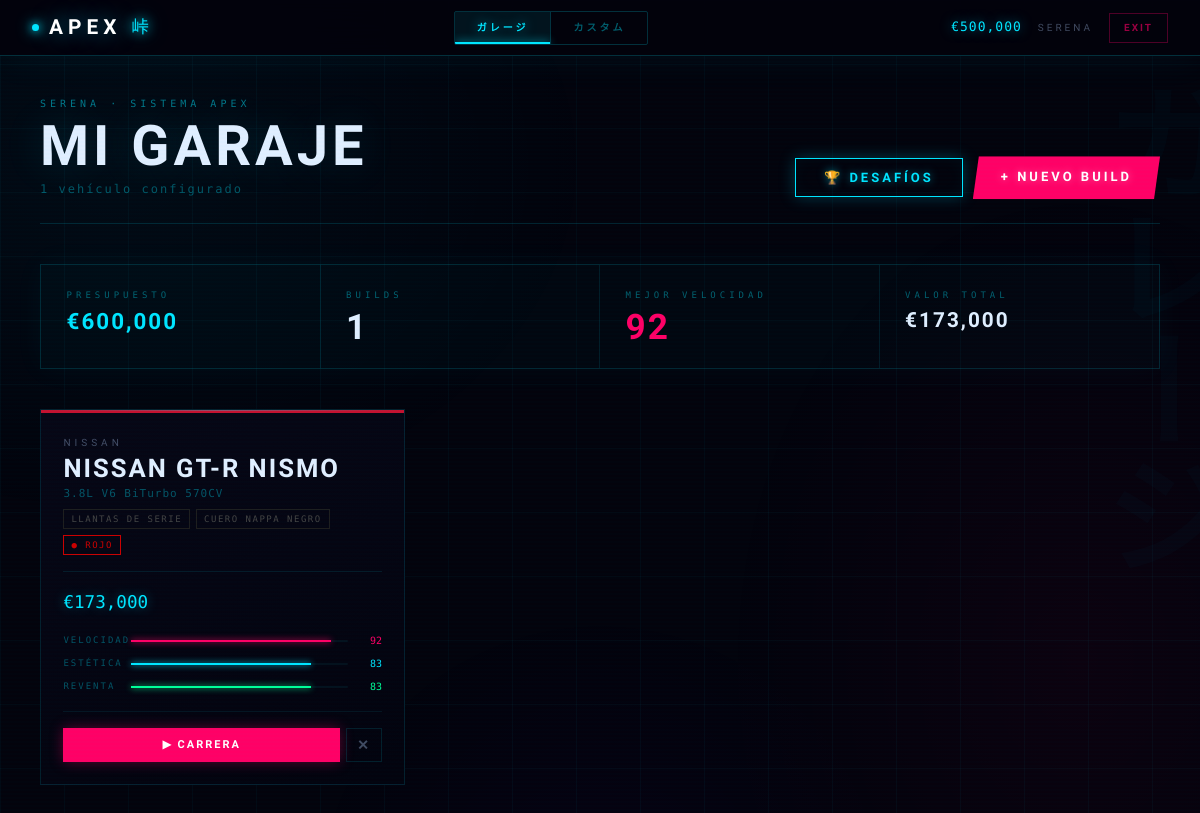
Before: /garage (signed in) with the older database file.
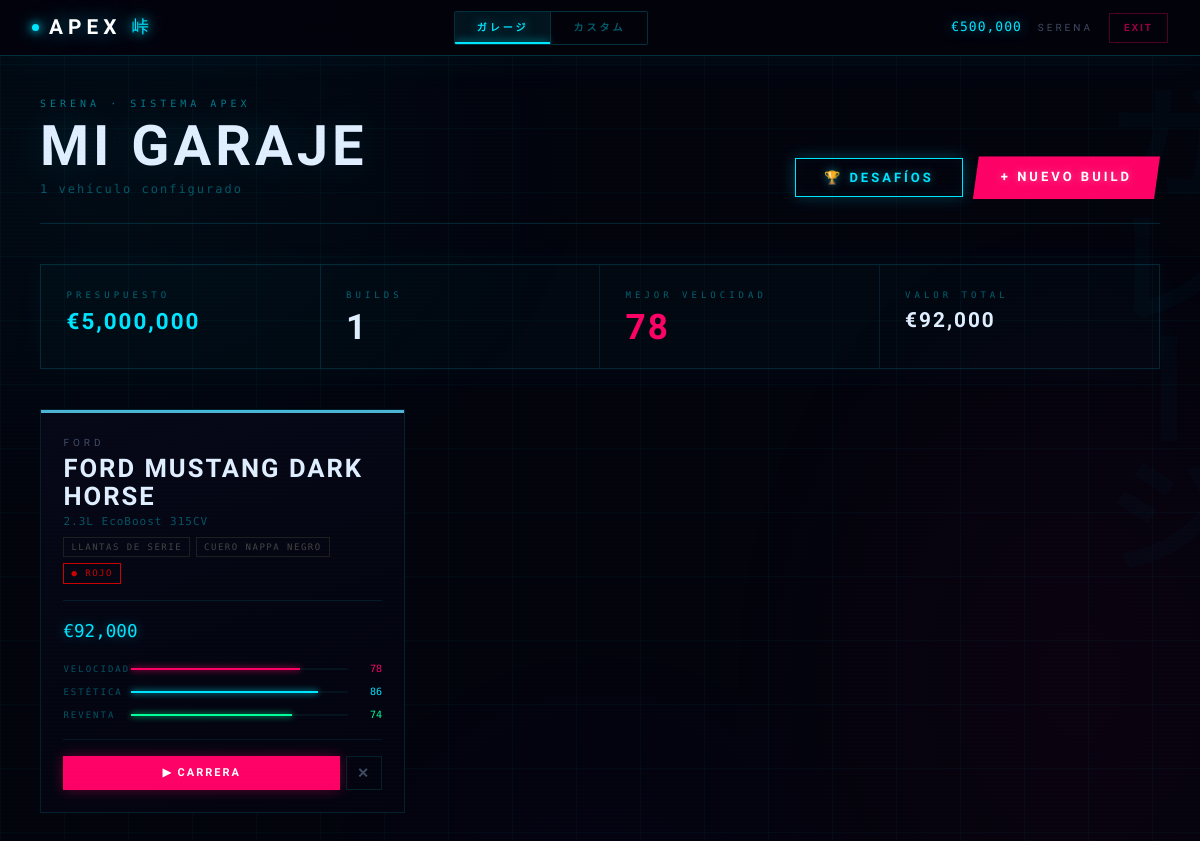
After: the same page with the newer database file.
### app.py (models this page shows)
class User(db.Model):
    id = db.Column(db.Integer, primary_key=True)
    username = db.Column(db.String(80), unique=True, nullable=False)
    email = db.Column(db.String(120), unique=True, nullable=False)
    password_hash = db.Column(db.String(200), nullable=False)
    budget = db.Column(db.Float, default=5000000.0)
    created_at = db.Column(db.DateTime, default=datetime.utcnow)
    builds = db.relationship('CarBuild', backref='user', lazy=True)

class CarBuild(db.Model):
    id = db.Column(db.Integer, primary_key=True)
    user_id = db.Column(db.Integer, db.ForeignKey('user.id'), nullable=False)
    name = db.Column(db.String(100), nullable=False)
    brand = db.Column(db.String(50))
    model = db.Column(db.String(50))
    engine = db.Column(db.String(100))
    color = db.Column(db.String(50))
    color_hex = db.Column(db.String(10))
    wheel_id = db.Column(db.String(50), default='serie')
    interior_id = db.Column(db.String(50), default='nappa_negro')
    caliper_id = db.Column(db.String(50), default='red')
    extras = db.Column(db.Text, default='[]')
    total_price = db.Column(db.Float, default=0)
    score_speed = db.Column(db.Integer, default=0)
    score_aesthetic = db.Column(db.Integer, default=0)
    score_resale = db.Column(db.Integer, default=0)
    created_at = db.Column(db.DateTime, default=datetime.utcnow)

### app.py (the view)
@app.route('/garage')
@login_required
def garage():
    user = db.session.get(User, session["user_id"])
    builds = CarBuild.query.filter_by(user_id=user.id).order_by(CarBuild.created_at.desc()).all()
    wheel_names    = {w['id']: w['name']    for w in WHEELS}
    interior_names = {i['id']: i['name']    for i in INTERIORS}
    caliper_names  = {c['id']: c['name']    for c in CALIPERS}
    caliper_hexes  = {c['id']: c['hex']     for c in CALIPERS}
    builds_data = []
    for b in builds:
        extras_list = json.loads(b.extras) if b.extras else []
        builds_data.append({
            'id': b.id,
            'name': b.name,
            'brand': b.brand,
            'model': b.model,
            'engine': b.engine,
            'color': b.color,
            'color_hex': b.color_hex,
            'wheel_id': b.wheel_id or 'serie',
            'wheel_name': wheel_names.get(b.wheel_id or 'serie', 'Serie'),
            'interior_id': b.interior_id or 'nappa_negro',
            'interior_name': interior_names.get(b.interior_id or 'nappa_negro', 'Nappa Negro'),
            'caliper_id': b.caliper_id or 'red',
            'caliper_name': caliper_names.get(b.caliper_id or 'red', 'Rojo'),
            'caliper_hex': caliper_hexes.get(b.caliper_id or 'red', '#CC0000'),
            'extras': extras_list,
            'total_price': b.total_price,
            'score_speed': b.score_speed,
            'score_aesthetic': b.score_aesthetic,
            'score_resale': b.score_resale,
            'created_at': b.created_at.strftime('%d/%m/%Y')
        })
    return render_template('garage.html', user=user, builds=builds_data)

### app.py (called while the page is built)
def login_required(f):
    from functools import wraps
    @wraps(f)
    def decorated(*args, **kwargs):
        if 'user_id' not in session:
            return redirect(url_for('login'))
        user = db.session.get(User, session['user_id'])
        if user is None:
            session.clear()
            return redirect(url_for('login'))
        return f(*args, **kwargs)
    return decorated

### templates/garage.html (shortened to what this page needs)
{% extends "base.html" %}
{% block content %}
<div class="garage-wrap">
  <div class="g-header">
    <div>
      <div class="g-eyebrow">{{ session.username }} · Sistema APEX</div>
      <div class="g-title">Mi Garaje</div>
      <div class="g-sub">{{ builds|length }} vehículo{% if builds|length != 1 %}s{% endif %} configurado{% if builds|length != 1 %}s{% endif %}</div>
    </div>
    <div class="g-actions">
      <button onclick="openChallenges()" class="btn btn-gold">🏆 Desafíos</button>
      <a href="{{ url_for('builder') }}" class="btn btn-red">+ Nuevo build</a>
    </div>
  </div>
  <div class="stats-strip">
    <div class="stat-cell">
      <div class="stat-label">Presupuesto</div>
      <div class="stat-val mono" style="color:var(--gold);font-size:1.4rem;" id="budget-disp">€{{ "{:,.0f}".format(user.budget) }}</div>
    </div>
    <div class="stat-cell">
      <div class="stat-label">Builds</div>
      <div class="stat-val">{{ builds|length }}</div>
    </div>
    <div class="stat-cell">
      <div class="stat-label">Mejor velocidad</div>
      <div class="stat-val" style="color:var(--red);">{% if builds %}{{ builds|map(attribute='score_speed')|max }}{% else %}—{% endif %}</div>
    </div>
    <div class="stat-cell">
      <div class="stat-label">Valor total</div>
      <div class="stat-val mono" style="font-size:1.3rem;">{% if builds %}€{{ "{:,.0f}".format(builds|map(attribute='total_price')|sum) }}{% else %}—{% endif %}</div>
    </div>
  </div>
  <div class="builds-grid">
    {% for b in builds %}
    <div class="build-card" data-id="{{ b.id }}" data-speed="{{ b.score_speed }}" data-name="{{ b.name }}">
      <div class="bc-colorbar" style="background:{{ b.color_hex }};"></div>
      <div class="bc-body">
        <div class="bc-brand">{{ b.brand }}</div>
        <div class="bc-name">{{ b.name }}</div>
        <div class="bc-engine">{{ b.engine[:40] }}{% if b.engine|length > 40 %}…{% endif %}</div>
        <div style="display:flex;gap:6px;margin-top:6px;flex-wrap:wrap;">
          <span style="font-size:9px;letter-spacing:1.5px;text-transform:uppercase;padding:2px 7px;border:1px solid #1e1e1e;color:#444;font-family:var(--mono);">
            {{ b.wheel_name }}
          </span>
          <span style="font-size:9px;letter-spacing:1.5px;text-transform:uppercase;padding:2px 7px;border:1px solid #1e1e1e;color:#444;font-family:var(--mono);">
            {{ b.interior_name }}
          </span>
          <span style="font-size:9px;letter-spacing:1.5px;text-transform:uppercase;padding:2px 7px;border:1px solid {{ b.caliper_hex }};color:{{ b.caliper_hex }};font-family:var(--mono);">
            ● {{ b.caliper_name }}
          </span>
        </div>
        <div class="bc-price">€{{ "{:,.0f}".format(b.total_price) }}</div>
        <div class="bc-scores">
          <div class="score-row">
            <span class="score-lbl">Velocidad</span>
            <div class="score-track"><div class="sbar-fill sp" style="width:{{ b.score_speed }}%"></div></div>
            <span class="score-num" style="color:var(--red)">{{ b.score_speed }}</span>
          </div>
          <div class="score-row">
            <span class="score-lbl">Estética</span>
            <div class="score-track"><div class="sbar-fill ae" style="width:{{ b.score_aesthetic }}%"></div></div>
            <span class="score-num" style="color:var(--gold)">{{ b.score_aesthetic }}</span>
          </div>
          <div class="score-row">
            <span class="score-lbl">Reventa</span>
            <div class="score-track"><div class="sbar-fill re" style="width:{{ b.score_resale }}%"></div></div>
            <span class="score-num" style="color:var(--green)">{{ b.score_resale }}</span>
          </div>
        </div>
        <div class="bc-footer">
          <button class="bc-btn bc-btn-race" onclick='openRace({{ b.id }}, {{ b.name|tojson }}, {{ b.score_speed }})'>▶ Carrera</button>
          <button class="bc-btn bc-btn-del" onclick="delBuild({{ b.id }},this)" title="Eliminar">✕</button>
        </div>
      </div>
    </div>
    {% endfor %}
  </div>
</div>
{% endblock %}

### templates/base.html (shortened to what this page needs)
<!DOCTYPE html>
<html lang="es">
<head>
</head>
<body>
{% if session.user_id %}
<nav>
  <a href="{{ url_for('garage') }}" class="nav-logo">
    <span class="nav-logo-dot"></span>
    APEX
    <span class="nav-logo-jp">峠</span>
  </a>
  <div class="nav-center">
    <a href="{{ url_for('garage') }}"  class="nav-link {% if request.endpoint == 'garage'  %}active{% endif %}">ガレージ</a>
    <a href="{{ url_for('builder') }}" class="nav-link {% if request.endpoint == 'builder' %}active{% endif %}">カスタム</a>
  </div>
  <div class="nav-right">
    <span class="nav-budget mono" id="global-budget">€{{ "{:,.0f}".format(session.get('budget', 500000)) }}</span>
    <span class="nav-user">{{ session.username }}</span>
    <a href="{{ url_for('logout') }}" class="btn-nav-exit">EXIT</a>
  </div>
</nav>
{% endif %}
<div class="page-root">
  {% block content %}{% endblock %}
</div>
</body>
</html>

### templates/garage.html (style rules this page uses)
.garage-wrap { padding: 2.5rem; position:relative; }
.garage-wrap::before { content:'ガレージ'; position:fixed;top:80px;right:-20px; font-family:'Noto Sans JP',sans-serif; font-size:8rem;font-weight:700; color:rgba(0,229,255,0.025); pointer-events:none;z-index:0;line-height:1; letter-spacing:-4px; writing-mode:vertical-rl; }
.g-header { display: grid; grid-template-columns: 1fr auto; align-items: end; margin-bottom: 2.5rem; padding-bottom: 1.5rem; border-bottom: 1px solid rgba(0,229,255,0.15); position:relative;z-index:1; }
.g-eyebrow { font-size: 10px; letter-spacing: 4px; text-transform: uppercase; color: rgba(0,229,255,0.5); margin-bottom: 6px; font-family: var(--mono); }
.g-title { font-family: var(--speed); font-size: 3.5rem; font-weight: 700; letter-spacing: 4px; text-transform: uppercase; line-height: 1; text-shadow: 0 0 40px rgba(0,229,255,0.15); }
.g-sub { color: rgba(0,229,255,0.35); font-size: 12px; margin-top: 6px; font-family: var(--mono); letter-spacing: 2px; }
.g-actions { display: flex; gap: 10px; align-items: center; }
.stats-strip { display: grid; grid-template-columns: repeat(4, 1fr); border: 1px solid rgba(0,229,255,0.15); margin-bottom: 2.5rem; background: rgba(0,229,255,0.02); box-shadow: 0 0 30px rgba(0,229,255,0.04); }
.stat-cell { padding: 1.4rem 1.6rem; border-right: 1px solid rgba(0,229,255,0.1); position: relative; overflow: hidden; }
.stat-cell:last-child { border-right: none; }
.stat-cell::before { content: ''; position: absolute; top: 0; left: 0; height: 2px; width: 0%; background: var(--cyan); box-shadow: 0 0 8px var(--cyan); transition: width 0.4s ease; }
.stat-label { font-size: 9px; letter-spacing: 4px; text-transform: uppercase; color: rgba(0,229,255,0.4); margin-bottom: 8px; font-family: var(--mono); }
.stat-val { font-family: var(--speed); font-size: 2.2rem; font-weight: 700; letter-spacing: 2px; line-height: 1; }
.builds-grid { display: grid; grid-template-columns: repeat(auto-fill, minmax(330px, 1fr)); gap: 12px; }
.build-card { background: linear-gradient(160deg, rgba(7,7,22,0.98) 0%, rgba(3,3,14,0.98) 100%); border: 1px solid rgba(0,229,255,0.12); position: relative; overflow: hidden; transition: all 0.25s; cursor: default; }
.build-card::before { content:'';position:absolute;top:0;left:0;right:0;height:1px; background:linear-gradient(90deg,transparent,rgba(0,229,255,0.3),transparent); transition: opacity 0.25s; }
.bc-colorbar { height: 3px; width: 100%; }
.bc-body { padding: 1.4rem; }
.bc-brand { font-size: 10px; letter-spacing: 4px; text-transform: uppercase; color: var(--ash); margin-bottom: 3px; }
.bc-name { font-family: var(--speed); font-size: 1.6rem; font-weight: 700; letter-spacing: 2px; text-transform: uppercase; line-height: 1.1; }
.bc-engine { font-size: 11px; color: rgba(0,229,255,0.35); margin-top: 3px; font-family: var(--mono); letter-spacing: 1px; }
.bc-price { font-family: var(--mono); font-size: 1.1rem; color: var(--cyan); text-shadow: 0 0 12px rgba(0,229,255,0.4); margin-top: 1rem; padding-top: 1rem; border-top: 1px solid rgba(0,229,255,0.1); }
.bc-scores { margin-top: 1rem; display: flex; flex-direction: column; gap: 7px; }
.score-row { display: flex; align-items: center; gap: 8px; }
.score-lbl { font-size: 9px; letter-spacing: 2px; text-transform: uppercase; color: rgba(0,229,255,0.35); width: 60px; font-family: var(--mono); }
.score-track { flex: 1; height: 2px; background: rgba(0,229,255,0.06); border-radius: 1px; }
.score-num { font-family: var(--mono); font-size: 10px; width: 26px; text-align: right; color: rgba(180,210,255,0.6); }
.bc-footer { display: flex; gap: 6px; margin-top: 1rem; padding-top: 1rem; border-top: 1px solid rgba(0,229,255,0.08); }
.bc-btn { flex: 1; padding: 8px 10px; font-family: var(--speed); font-size: 11px; font-weight: 600; letter-spacing: 2px; text-transform: uppercase; border: none; cursor: pointer; transition: all 0.2s; }
.bc-btn-race { background: var(--pink); color: #fff; box-shadow: 0 0 14px rgba(255,0,102,0.35); }
.bc-btn-del { background: transparent; color: var(--ash); border: 1px solid var(--wire); flex: 0 0 36px; display: flex; align-items: center; justify-content: center; font-size: 14px; }

Changed rows visible on the page:
removed CarBuild: brand "NISSAN", name "NISSAN GT-R NISMO", engine "3.8L V6 BiTurbo 570CV", wheel_name "LLANTAS DE SERIE", interior_name "CUERO NAPPA NEGRO", caliper_name "ROJO", total_price "173,000", score_speed "92", score_aesthetic "83", score_resale "83"
changed User "SERENA": budget "600,000" → "5,000,000"
added CarBuild: brand "FORD", name "FORD MUSTANG DARK HORSE", engine "2.3L EcoBoost 315CV", wheel_name "LLANTAS DE SERIE", interior_name "CUERO NAPPA NEGRO", caliper_name "ROJO", total_price "92,000", score_speed "78", score_aesthetic "86", score_resale "74"
Other visible differences:
{{ builds|map(attribute='score_speed')|max }}: "92" → "78"
{{ "{:,.0f}".format(builds|map(attribute='total_price')|sum) }}: "173,000" → "92,000"
